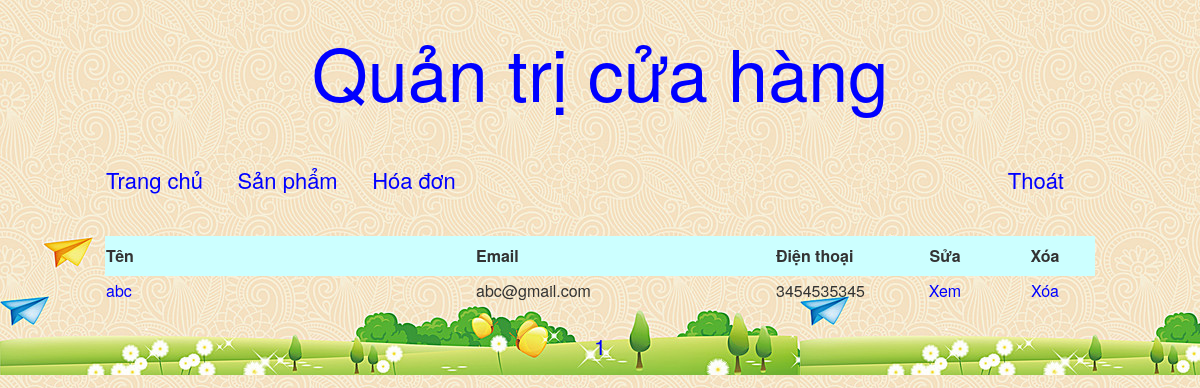
/Sources/quan_tri/index.php?thamso=hoa_don (signed in), run on the app's committed database.
### tables this page shows
CREATE TABLE IF NOT EXISTS `hoa_don` (
`id` int(11) NOT NULL,
  `ten_nguoi_mua` varchar(256) NOT NULL,
  `email` varchar(256) NOT NULL,
  `dia_chi` mediumtext NOT NULL,
  `dien_thoai` varchar(256) NOT NULL,
  `noi_dung` mediumtext NOT NULL,
  `hang_duoc_mua` mediumtext NOT NULL
);

### Sources/quan_tri/chuc_nang/hoa_don/quan_ly_hoa_don.php (the view, shortened to what this page needs)
<?php
	$so_dong_tren_mot_trang=20;
	$tv="select count(*) from hoa_don";
	$tv_1=mysql_query($tv);
	$tv_2=mysql_fetch_array($tv_1);
	$so_trang=ceil($tv_2[0]/$so_dong_tren_mot_trang);
	$vtbd=($_GET['trang']-1)*$so_dong_tren_mot_trang;
	$tv="select * from hoa_don order by id desc limit $vtbd,$so_dong_tren_mot_trang";
	$tv_1=mysql_query($tv);
?>
<table width="990px" class="tb_a1" >
	<tr style="background:#CCFFFF;height:40px;" >
		<td width="370px" ><b>Tên</b></td>
		<td width="300px" ><b>Email</b></td>
		<td width="120px" ><b>Điện thoại</b></td>
		<td align="center" width="100px" ><b>Sửa</b></td>
		<td align="center" width="100px" ><b>Xóa</b></td>
	</tr>
	<?php
		while($tv_2=mysql_fetch_array($tv_1))
		{
			$id=$tv_2['id'];
			$ten=$tv_2['ten_nguoi_mua'];
			$email=$tv_2['email'];
			$dien_thoai=$tv_2['dien_thoai'];
			$link_xem="?thamso=xem_hoa_don&id=".$id."&trang=".$_GET['trang'];
			$link_xoa="?xoa_hoa_don=co&id=".$id;
			?>
				<tr class="a_1" >
					<td>
						<a href="<?php echo $link_xem; ?>" class="lk_a1" ><?php echo $ten; ?></a>
					</td>
					<td>
						<?php echo $email; ?>
					</td>
					<td>
						<?php echo $dien_thoai; ?>
					</td>
					<td align="center" >
						<a href="<?php echo $link_xem; ?>" class="lk_a1" >Xem</a>
					</td>
					<td align="center" >
						<a href="<?php echo $link_xoa; ?>" class="lk_a1" >Xóa</a>
					</td>
				</tr>
			<?php
		}
	?>
	<tr>
		<td colspan="5" align="center" >
			<br>
			<?php
				for($i=1;$i<=$so_trang;$i++)
				{
					$link_phan_trang="?thamso=hoa_don&trang=".$i;
					echo "<a href='$link_phan_trang' class='phan_trang' >";
						echo $i;
					echo "</a> ";
				}
			?>
			<br><br>
		</td>
	</tr>
</table>

### Sources/quan_tri/giao_dien/giao_dien.css (style rules this page uses)
table.tb_a1 tr.a_1 { height:30px; }
a.lk_a1 { text-decoration:none;color:blue; }
a.phan_trang { text-decoration:none;color:blue;font-size:22px; }

### data on the page
hoa_don: ten_nguoi_mua "abc", email "abc@gmail.com", dien_thoai "3454535345"
